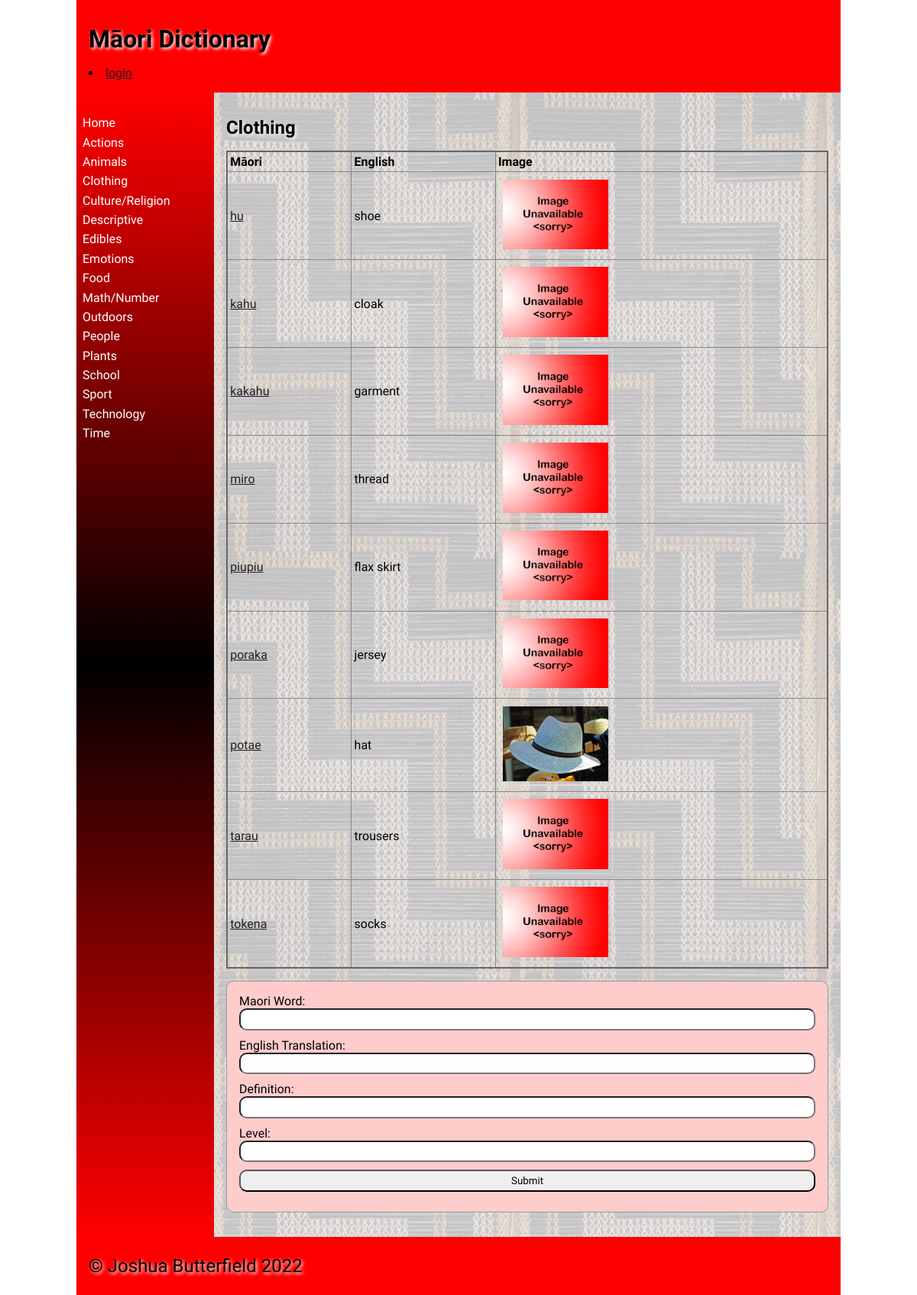
/categories?type=Clothing, run on the app's committed database.
### tables this page shows
CREATE TABLE categories
(
	id integer
		constraint categories_pk
			primary key autoincrement,
	cat_name varchar(40)
);

CREATE TABLE "dict_data"
(
	id integer
		constraint dict_data_pk
			primary key autoincrement,
	maori varchar(30),
	english varchar(30),
	description varchar(100),
	level integer,
	image varchar(30),
	category varchar(30)
, timestamp datetime);

### app.py (the view, shortened to what this page needs)
@app.route('/categories', methods=['Get', 'Post'])
def categories():
    query = "SELECT cat_name FROM categories"
    con = create_connection(DATABASE)
    cur = con.cursor()
    cur.execute(query, ())
    category = cur.fetchall()
    con.commit()
    con.close()
    con = create_connection(DATABASE)
    category_selected = request.args.get('type')
    query = "SELECT id, maori, english, description, level, image, timestamp FROM dict_data WHERE category = '"+category_selected+"'"
    cur = con.cursor()
    cur.execute(query)
    data_list = cur.fetchall()
    con.commit()
    con.close()
    return render_template('categories.html', dict_list=data_list, logged_in=is_logged_in(), category_selected=category_selected, categories_list=category)

### app.py (called while the page is built)
def create_connection(db_file):
    try:
        connection = sqlite3.connect(db_file)
        connection.execute('pragma foreign_keys=ON')
        return connection
    except Error as e:
        print(e)
    return None

def is_logged_in():
    if session.get("email") is None:
        print("Not logged in")
        return False
    else:
        print("Logged in")
        return True

### templates/categories.html (shortened to what this page needs)
{% extends 'base.html' %}
{% block main %}
    <h2> {{ category_selected }}</h2>
    <table class="table">
        <thead>
            <tr>
                <td><strong>Māori</strong></td>
                <td><strong>English</strong></td>
                <td><strong>Image</strong></td>
            </tr>
        </thead>
        <tbody>
        {% for dict_data in dict_list %}
            <tr>
                <td><a href="{{ url_for('render_word', type=dict_data[1]) }}">{{dict_data[1]}}</a></td>
                <td>{{dict_data[2]}}</td>
                <td><img src="/static/images/{{ dict_data[5] }}"></td>
            </tr>
        {% endfor %}
        </tbody>
    </table>
    <form class="dataForm" method="post">
        <div class="form-group">
            <div class ="form-label"> Maori Word:</div>
            <div class="form-element"><input type="text" id="maori" name="maori"></div>
        </div>
        <div class="form-group">
            <div class ="form-label"> English Translation:</div>
            <div class="form-element"><input type="text" id="english" name="english"></div>
        </div>
        <div class="form-group">
            <div class ="form-label"> Definition:</div>
            <div class="form-element"><input type="text" id="description" name="description"></div>
        </div>
        <div class="form-group">
            <div class ="form-label"> Level:</div>
            <div class="form-element"><input type="text" id="level" name="level"></div>
        </div>
        <div class="form-group">
            <input type="submit" value="Submit">
        </div>
    </form>
{% endblock %}

### templates/base.html (shortened to what this page needs)
<!doctype html>
<html lang="en">
<head>
	<link href="{{ url_for('static', filename='css/style.css') }}" rel="stylesheet">
</head>
<body>
	<div id="container">
		<header>
			<h1>{% block heading %}Māori Dictionary{% endblock %}</h1>
            {% if logged_in %}
                <li><a href="\logout">logout</a></li>
            {% else %}
                <li><a href="\login">login</a></li>
            {% endif %}
		</header>
		<nav>
			<ul>
                <li><a href="\">Home</a></li>
				{% for i in categories_list %}
					<li><a href="{{ url_for('categories', type=i) }}">{{ i[0] }}</a></li>
				{% endfor %}
			</ul>
		</nav>
		<main>
            {% block main%}{% endblock %}
        </main>
		<footer>
			<p>
				&copy; Joshua Butterfield 2022
			</p>
		</footer>
	</div>
</body>
</html>

### static/css/style.css (style rules this page uses)
* { font-family: Comfortaa, sans-serif; margin: 0; padding: 0; box-sizing: border-box; }
#container { display: grid; grid-template-columns: 75px auto; grid-template-areas: 'nav header' 'main main' 'footer footer'; }
header { grid-area: header; background-color: #f00; padding: 1rem; }
nav { grid-area: nav; }
main { grid-area: main; padding: 1rem; background-color: #edd; }
h1, h2, h3, h4 { padding: 1rem 0; font-family: 'Suez One', serif; color: #000; text-shadow: 2px 2px 4px #fff; }
p { padding: 0.5rem 0; }
a { color: #222; }
img { border: 1px solid #ddd; border-radius: 4px; padding: 5px; width: 150px; }
.dataForm { margin: 1rem 0; border: 1px solid #999; padding: 1rem; background-color: #fcc; border-radius: 10px; }
.dataForm input, textarea { width: 100%; border-radius: 10px; padding: 0.3rem; margin-bottom: 10px; }
table { width: 100%; border: 2px solid #666; border-collapse: collapse; }
th, td { border: 1px solid #888; padding: 0.2rem; text-align: left; }
footer { grid-area: footer; padding: 1rem; background-color: #f00; }
footer p { color: #000; text-shadow: 2px 2px 4px #fff; font-size: 1.5rem; }
@media only screen and (min-width: 768px) { #container { grid-template-columns: 180px auto; grid-template-areas: 'header header' 'nav main' 'footer footer'; } }
@media only screen and (min-width: 768px) { nav { background: linear-gradient(180deg, rgba(255,0,0,1) 0%, rgba(0, 0, 0, 1) 50%, rgba(255,0,0,1) 100%); padding: 0.5rem; } }
@media only screen and (min-width: 768px) { nav ul { list-style: none; } }
@media only screen and (min-width: 768px) { nav li { padding: 0.2rem 0; } }
@media only screen and (min-width: 768px) { nav a { color: #fff; text-decoration: none; } }
@media only screen and (min-width: 768px) { main { background-image: url('/poutama.jpg'); } }
@media only screen and (min-width: 1000px) { #container { width: 1000px; margin: auto; } }

### data on the page
categories: cat_name "Actions"
categories: cat_name "Animals"
categories: cat_name "Clothing"
categories: cat_name "Culture/Religion"
categories: cat_name "Descriptive"
categories: cat_name "Edibles"
categories: cat_name "Emotions"
categories: cat_name "Food"
categories: cat_name "Math/Number"
categories: cat_name "Outdoors"
categories: cat_name "People"
categories: cat_name "Plants"
categories: cat_name "School"
categories: cat_name "Sport"
categories: cat_name "Technology"
categories: cat_name "Time"
dict_data: maori "hu", english "shoe", image (placeholder picture)
dict_data: maori "kahu", english "cloak", image (placeholder picture)
dict_data: maori "kakahu", english "garment", image (placeholder picture)
dict_data: maori "miro", english "thread", image (placeholder picture)
dict_data: maori "piupiu", english "flax skirt", image (placeholder picture)
dict_data: maori "poraka", english "jersey", image (placeholder picture)
dict_data: maori "potae", english "hat", image (picture)
dict_data: maori "tarau", english "trousers", image (placeholder picture)
dict_data: maori "tokena", english "socks", image (placeholder picture)

### other printed values
{{ category_selected }} "Clothing"
